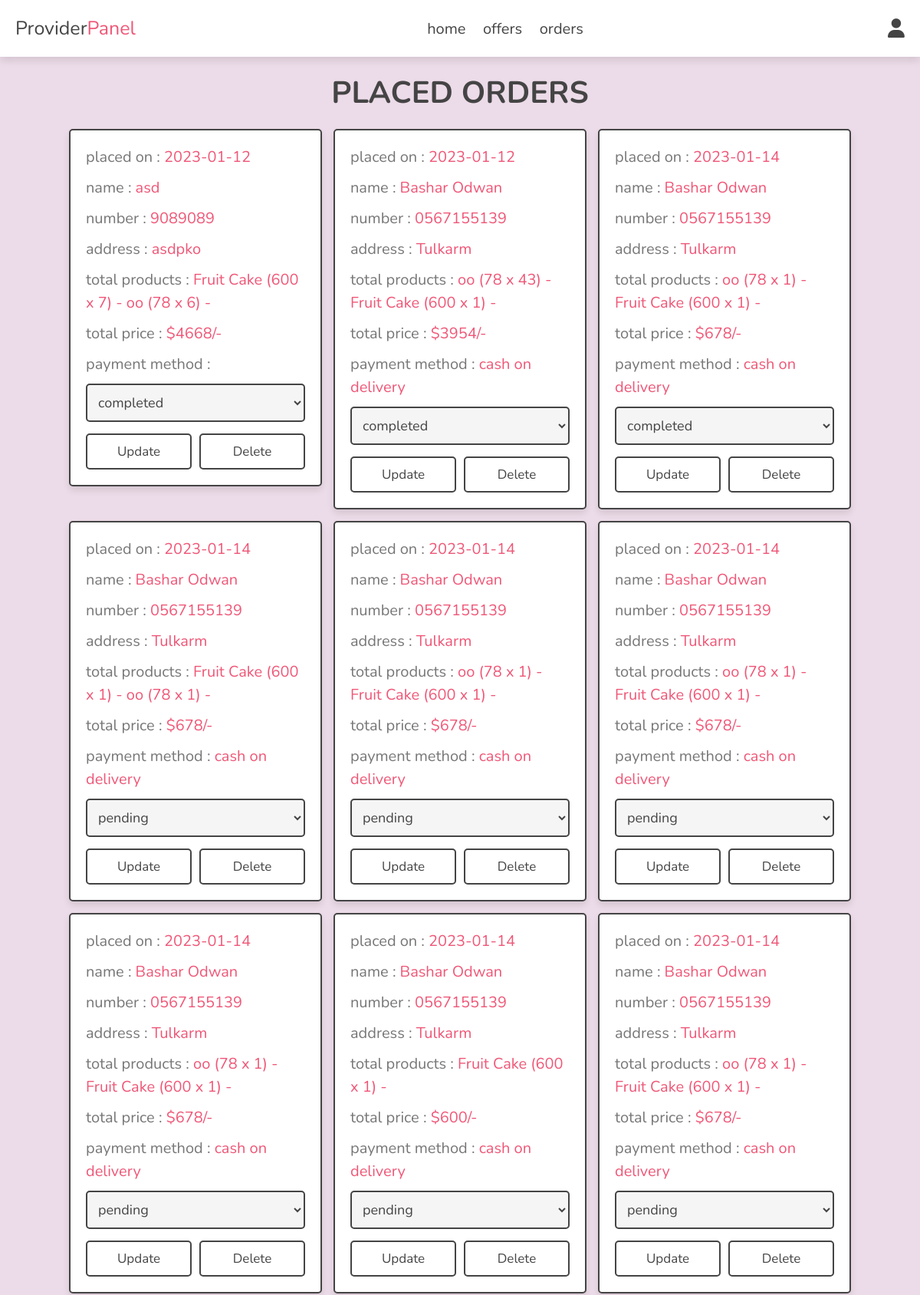
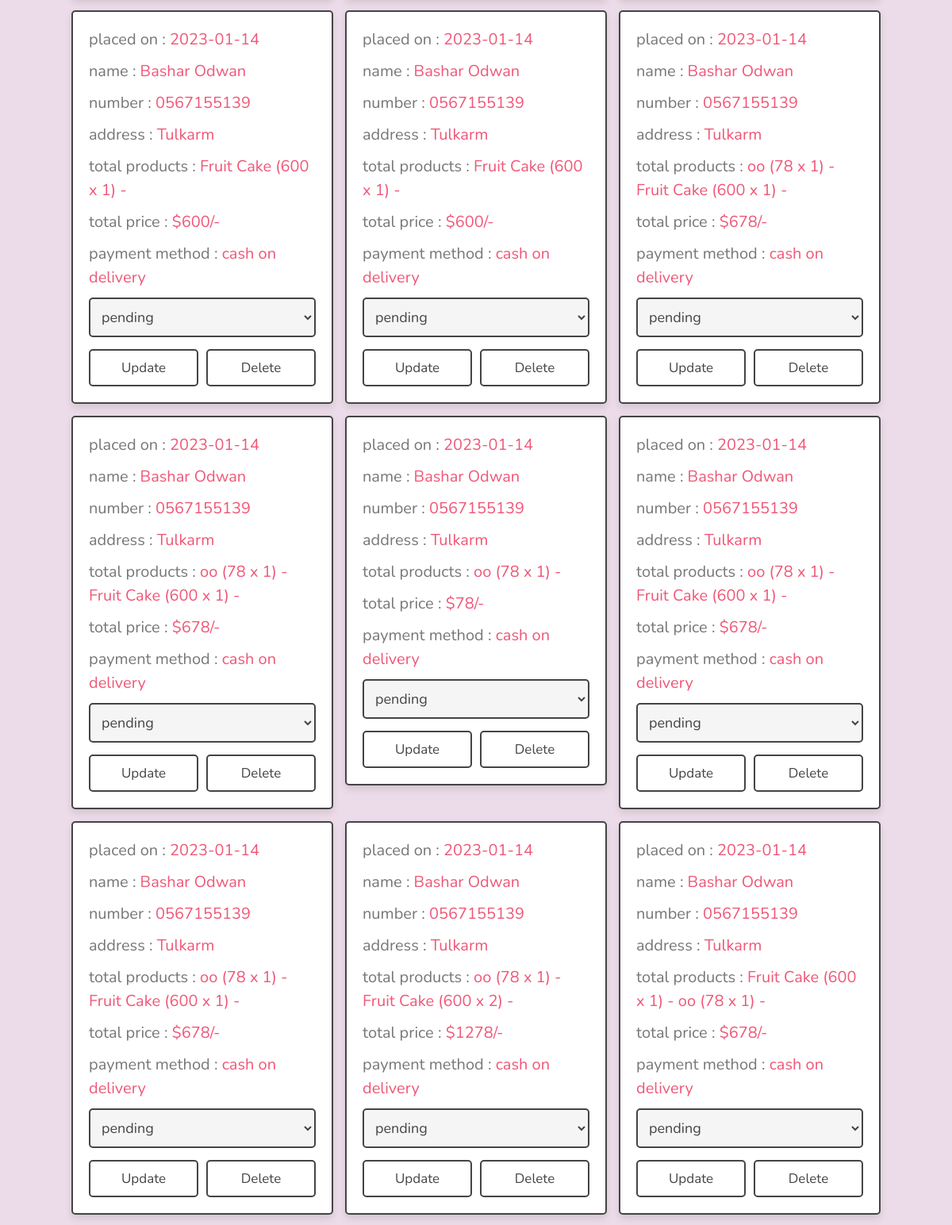
Page /placed_orders.php?ll=ss (signed in, upper part) on the committed database (2 pictures, top to bottom).
### tables this page shows
CREATE TABLE `users` (
  `id` int(100) NOT NULL,
  `name` varchar(50) NOT NULL,
  `email` varchar(50) NOT NULL,
  `password` varchar(50) NOT NULL,
  `phone` varchar(50) NOT NULL,
  `city` varchar(50) NOT NULL,
  `street` varchar(50) NOT NULL,
  `admin_id` int(100) DEFAULT NULL
);

CREATE TABLE `orders` (
  `id` int(100) NOT NULL,
  `total_products` varchar(1000) NOT NULL,
  `total_price` int(100) NOT NULL,
  `placed_on` date NOT NULL DEFAULT current_timestamp(),
  `payment_status` varchar(20) NOT NULL DEFAULT 'pending',
  `user_id` int(100) NOT NULL,
  `method` varchar(20) DEFAULT NULL
);

### placed_orders.php (the view, shortened to what this page needs)
<?php
include 'components/connect.php';
?>
<!DOCTYPE html>
<html lang="en">
<head>
   <link rel="stylesheet" href="https://cdnjs.cloudflare.com/ajax/libs/font-awesome/6.1.1/css/all.min.css">
   <link rel="stylesheet" href="style/style3.css">
</head>
<body>
<?php include 'components/header2.php'; ?>
<section class="orders">
<h1 class="heading">placed orders</h1>
<div class="box-container">
   <?php
   if($_GET['ll'] == 'ss'){
      $select_orders = $conn->prepare("SELECT * FROM `orders`");
      $select_orders->execute();
   }
   else{
      $select_orders = $conn->prepare("SELECT * FROM `orders` WHERE payment_status = ?");
      $select_orders->execute([$_GET['ll']]);
   }
      if($select_orders->rowCount() > 0){
         while($fetch_orders = $select_orders->fetch(PDO::FETCH_ASSOC)){
            $select_u = $conn->prepare("SELECT * FROM `users` Where id = ?");
      $select_u->execute([$fetch_orders['user_id']]);
      if($select_u->rowCount() > 0){
         while($fetch_u = $select_u->fetch(PDO::FETCH_ASSOC)){
   ?>
   <div class="box">
      <p> placed on : <span><?= $fetch_orders['placed_on']; ?></span> </p>
      <p> name : <span><?= $fetch_u['name']; ?></span> </p>
      <p> number : <span><?= $fetch_u['phone']; ?></span> </p>
      <p> address : <span><?= $fetch_u['city']; ?></span> </p>
      <p> total products : <span><?= $fetch_orders['total_products']; ?></span> </p>
      <p> total price : <span>$<?= $fetch_orders['total_price']; ?>/-</span> </p>
      <p> payment method : <span><?= $fetch_orders['method']; ?></span> </p>
      <form action="" method="post">
         <select name="payment_status" class="select">
            <option selected disabled><?= $fetch_orders['payment_status']; ?></option>
         </select>
        <div class="flex-btn">
         <input type="submit" value="update" class="option-btn" name="update_payment">
         <a href="placed_orders.php?delete=<?= $fetch_orders['id']; ?>" class="delete-btn" onclick="return confirm('delete this order?');">delete</a>
        </div>
      </form>
   </div>
   <?php
         }}}
      }else{
         echo '<p class="empty">no orders placed yet!</p>';
      }
   ?>
</div>
</section>
</body>
</html>

### style/style3.css (style rules this page uses)
:root { --main-color:#ef5777; --orange:#f39c12; --red:#e74c3c; --black:#444; --white:#fff; --light-color:#777; --light-bg:#f5f5f5; --border:.2rem solid var(--black); --transparent-white:rgba(255,255,255,.3); --box-shadow:0 .5rem 1rem rgba(0,0,0,.1); }
* { font-family: 'Nunito', sans-serif; margin:0; padding:0; box-sizing: border-box; outline: none; border:none; text-decoration: none; }
html { font-size: 62.5%; overflow-x: hidden; }
body { background-color: #ecdbe8; }
section { padding:2rem; max-width: 1200px; margin:0 auto; }
.heading { font-size: 4rem; color:var(--black); margin-bottom: 2rem; text-align: center; text-transform: uppercase; }
.btn, .delete-btn, .option-btn { display: block; width: 100%; margin-top: 1rem; border-radius: .5rem; padding:1rem 3rem; font-size: 1.7rem; text-transform: capitalize; cursor: pointer; text-align: center; border:var(--border); background: var(--transparent-white); color:var(--black); }
.option-btn { background-color: var(--transparent-white); }
.delete-btn { background-color: var(--transparent-white); }
.flex-btn { display: flex; gap:1rem; }
.orders .box-container { display: grid; grid-template-columns: repeat(auto-fit, 33rem); gap:1.5rem; align-items: flex-start; justify-content: center; }
.orders .box-container .box { padding:2rem; padding-top: 1rem; border-radius: .5rem; border:var(--border); background-color: var(--white); box-shadow: var(--box-shadow); }
.orders .box-container .box p { line-height: 1.5; font-size: 2rem; color:var(--light-color); margin:1rem 0; }
.orders .box-container .box p span { color:var(--main-color); }
.orders .box-container .select { margin-bottom: .5rem; width: 100%; background-color: var(--light-bg); padding:1rem; font-size: 1.8rem; color:var(--black); border-radius: .5rem; border:var(--border); }

### rows in the picture
orders: placed_on "2023-01-12", total_products "Fruit Cake (600 x 7) - oo (78 x 6) -", total_price "4668"
users: name "asd", phone "9089089", city "asdpko", payment_status "completed"
orders: placed_on "2023-01-12", total_products "oo (78 x 43) - Fruit Cake (600 x 1) -", total_price "3954", method "cash on delivery"
users: name "Bashar Odwan", phone "0567155139", city "Tulkarm", payment_status "completed", payment_status "pending"
orders: placed_on "2023-01-14", total_products "oo (78 x 1) - Fruit Cake (600 x 1) -", total_price "678", method "cash on delivery"
orders: placed_on "2023-01-14", total_products "Fruit Cake (600 x 1) - oo (78 x 1) -", total_price "678", method "cash on delivery"
orders: placed_on "2023-01-14", total_products "oo (78 x 1) - Fruit Cake (600 x 1) -", total_price "678", method "cash on delivery"
orders: placed_on "2023-01-14", total_products "oo (78 x 1) - Fruit Cake (600 x 1) -", total_price "678", method "cash on delivery"
orders: placed_on "2023-01-14", total_products "oo (78 x 1) - Fruit Cake (600 x 1) -", total_price "678", method "cash on delivery"
orders: placed_on "2023-01-14", total_products "Fruit Cake (600 x 1) -", total_price "600", method "cash on delivery"
orders: placed_on "2023-01-14", total_products "oo (78 x 1) - Fruit Cake (600 x 1) -", total_price "678", method "cash on delivery"
orders: placed_on "2023-01-14", total_products "Fruit Cake (600 x 1) -", total_price "600", method "cash on delivery"
orders: placed_on "2023-01-14", total_products "Fruit Cake (600 x 1) -", total_price "600", method "cash on delivery"
orders: placed_on "2023-01-14", total_products "oo (78 x 1) - Fruit Cake (600 x 1) -", total_price "678", method "cash on delivery"
orders: placed_on "2023-01-14", total_products "oo (78 x 1) - Fruit Cake (600 x 1) -", total_price "678", method "cash on delivery"
orders: placed_on "2023-01-14", total_products "oo (78 x 1) -", total_price "78", method "cash on delivery"
orders: placed_on "2023-01-14", total_products "oo (78 x 1) - Fruit Cake (600 x 1) -", total_price "678", method "cash on delivery"
orders: placed_on "2023-01-14", total_products "oo (78 x 1) - Fruit Cake (600 x 1) -", total_price "678", method "cash on delivery"
orders: placed_on "2023-01-14", total_products "oo (78 x 1) - Fruit Cake (600 x 2) -", total_price "1278", method "cash on delivery"
orders: placed_on "2023-01-14", total_products "Fruit Cake (600 x 1) - oo (78 x 1) -", total_price "678", method "cash on delivery"
